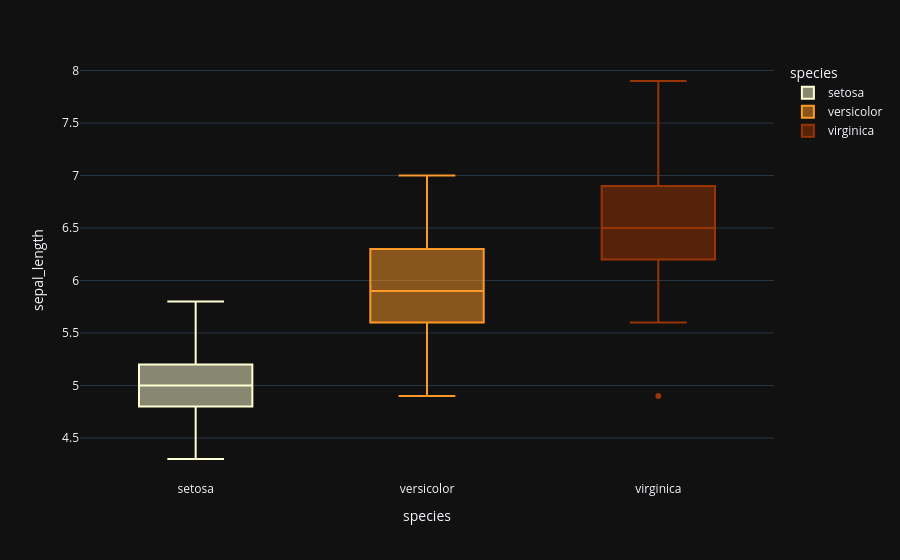

The code cell stored with this chart in its notebook:
### Code cell
fig = px.box(data_frame=iris, x='species',y='sepal_length',color='species',color_discrete_sequence=['#ffffd4 ','#fe9929 ','#993404 '], template='plotly_dark',orientation='v')

fig.show()

### Figure 1 — Plotly figure (JSON) as saved in the notebook; plotly's stock layout.template omitted (floating-point values rounded to 4 significant figures)
{"data": [{"alignmentgroup": "True", "hovertemplate": "species=%{x}<br>sepal_length=%{y}<extra></extra>", "legendgroup": "setosa", "marker": {"color": "#ffffd4 "}, "name": "setosa", "notched": false, "offsetgroup": "setosa", "orientation": "v", "showlegend": true, "type": "box", "x": ["setosa", "setosa", "setosa", "setosa", "setosa", "setosa", "setosa", "setosa", "setosa", "setosa", "setosa", "setosa", "setosa", "setosa", "setosa", "setosa", "setosa", "setosa", "setosa", "setosa", "setosa", "setosa", "setosa", "setosa", "setosa", "setosa", "setosa", "setosa", "setosa", "setosa", "setosa", "setosa", "setosa", "setosa", "setosa", "setosa", "setosa", "setosa", "setosa", "setosa", "setosa", "setosa", "setosa", "setosa", "setosa", "setosa", "setosa", "setosa", "setosa", "setosa"], "x0": " ", "xaxis": "x", "y": [5.1, 4.9, 4.7, 4.6, 5.0, 5.4, 4.6, 5.0, 4.4, 4.9, 5.4, 4.8, 4.8, 4.3, 5.8, 5.7, 5.4, 5.1, 5.7, 5.1, 5.4, 5.1, 4.6, 5.1, 4.8, 5.0, 5.0, 5.2, 5.2, 4.7, 4.8, 5.4, 5.2, 5.5, 4.9, 5.0, 5.5, 4.9, 4.4, 5.1, 5.0, 4.5, 4.4, 5.0, 5.1, 4.8, 5.1, 4.6, 5.3, 5.0], "y0": " ", "yaxis": "y"}, {"alignmentgroup": "True", "hovertemplate": "species=%{x}<br>sepal_length=%{y}<extra></extra>", "legendgroup": "versicolor", "marker": {"color": "#fe9929 "}, "name": "versicolor", "notched": false, "offsetgroup": "versicolor", "orientation": "v", "showlegend": true, "type": "box", "x": ["versicolor", "versicolor", "versicolor", "versicolor", "versicolor", "versicolor", "versicolor", "versicolor", "versicolor", "versicolor", "versicolor", "versicolor", "versicolor", "versicolor", "versicolor", "versicolor", "versicolor", "versicolor", "versicolor", "versicolor", "versicolor", "versicolor", "versicolor", "versicolor", "versicolor", "versicolor", "versicolor", "versicolor", "versicolor", "versicolor", "versicolor", "versicolor", "versicolor", "versicolor", "versicolor", "versicolor", "versicolor", "versicolor", "versicolor", "versicolor", "versicolor", "versicolor", "versicolor", "versicolor", "versicolor", "versicolor", "versicolor", "versicolor", "versicolor", "versicolor"], "x0": " ", "xaxis": "x", "y": [7.0, 6.4, 6.9, 5.5, 6.5, 5.7, 6.3, 4.9, 6.6, 5.2, 5.0, 5.9, 6.0, 6.1, 5.6, 6.7, 5.6, 5.8, 6.2, 5.6, 5.9, 6.1, 6.3, 6.1, 6.4, 6.6, 6.8, 6.7, 6.0, 5.7, 5.5, 5.5, 5.8, 6.0, 5.4, 6.0, 6.7, 6.3, 5.6, 5.5, 5.5, 6.1, 5.8, 5.0, 5.6, 5.7, 5.7, 6.2, 5.1, 5.7], "y0": " ", "yaxis": "y"}, {"alignmentgroup": "True", "hovertemplate": "species=%{x}<br>sepal_length=%{y}<extra></extra>", "legendgroup": "virginica", "marker": {"color": "#993404 "}, "name": "virginica", "notched": false, "offsetgroup": "virginica", "orientation": "v", "showlegend": true, "type": "box", "x": ["virginica", "virginica", "virginica", "virginica", "virginica", "virginica", "virginica", "virginica", "virginica", "virginica", "virginica", "virginica", "virginica", "virginica", "virginica", "virginica", "virginica", "virginica", "virginica", "virginica", "virginica", "virginica", "virginica", "virginica", "virginica", "virginica", "virginica", "virginica", "virginica", "virginica", "virginica", "virginica", "virginica", "virginica", "virginica", "virginica", "virginica", "virginica", "virginica", "virginica", "virginica", "virginica", "virginica", "virginica", "virginica", "virginica", "virginica", "virginica", "virginica", "virginica"], "x0": " ", "xaxis": "x", "y": [6.3, 5.8, 7.1, 6.3, 6.5, 7.6, 4.9, 7.3, 6.7, 7.2, 6.5, 6.4, 6.8, 5.7, 5.8, 6.4, 6.5, 7.7, 7.7, 6.0, 6.9, 5.6, 7.7, 6.3, 6.7, 7.2, 6.2, 6.1, 6.4, 7.2, 7.4, 7.9, 6.4, 6.3, 6.1, 7.7, 6.3, 6.4, 6.0, 6.9, 6.7, 6.9, 5.8, 6.8, 6.7, 6.7, 6.3, 6.5, 6.2, 5.9], "y0": " ", "yaxis": "y"}], "layout": {"boxmode": "overlay", "legend": {"title": {"text": "species"}, "tracegroupgap": 0}, "margin": {"t": 60}, "xaxis": {"anchor": "y", "categoryarray": ["setosa", "versicolor", "virginica"], "categoryorder": "array", "domain": [0, 1], "title": {"text": "species"}}, "yaxis": {"anchor": "x", "domain": [0, 1], "title": {"text": "sepal_length"}}}}
